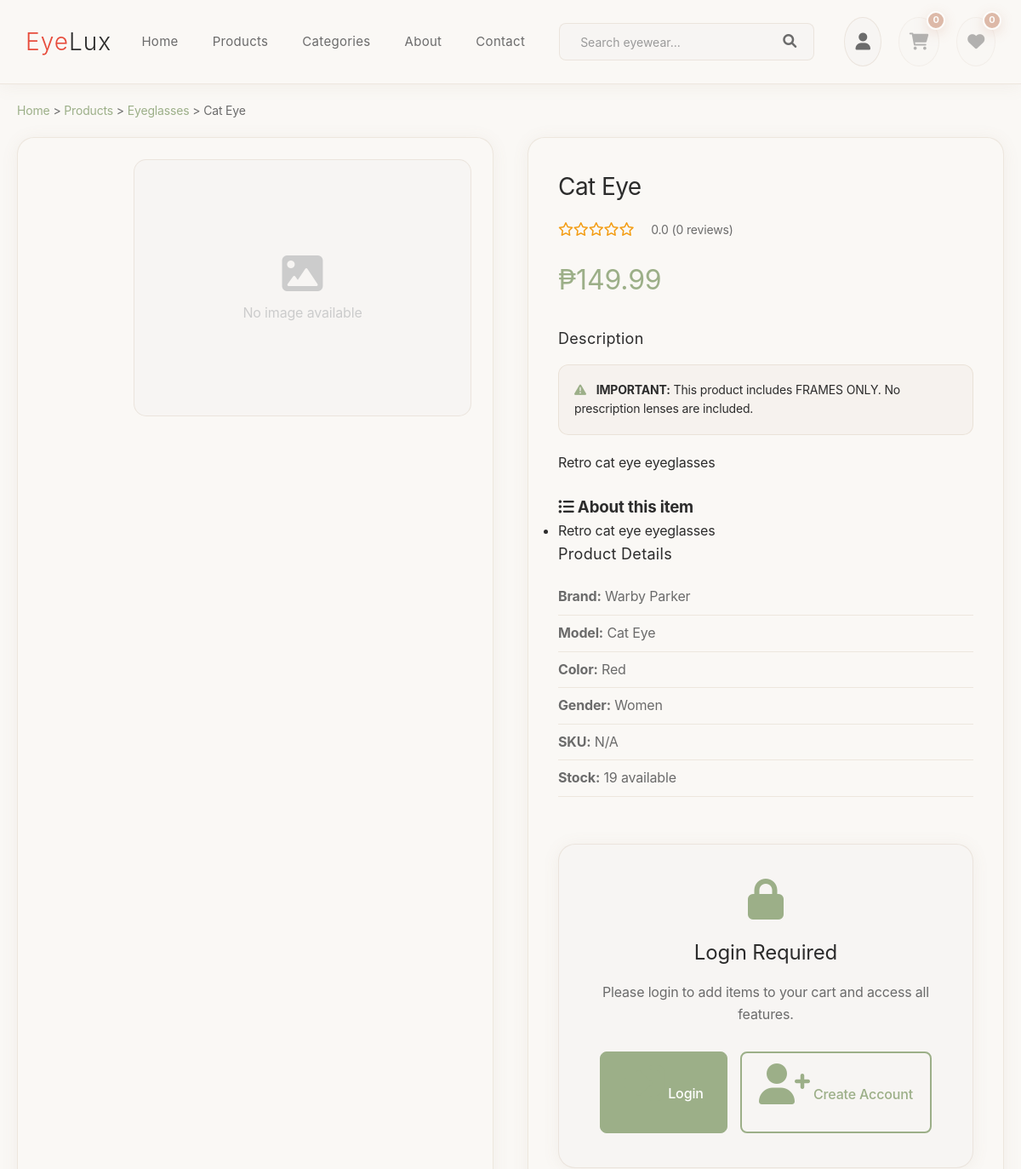
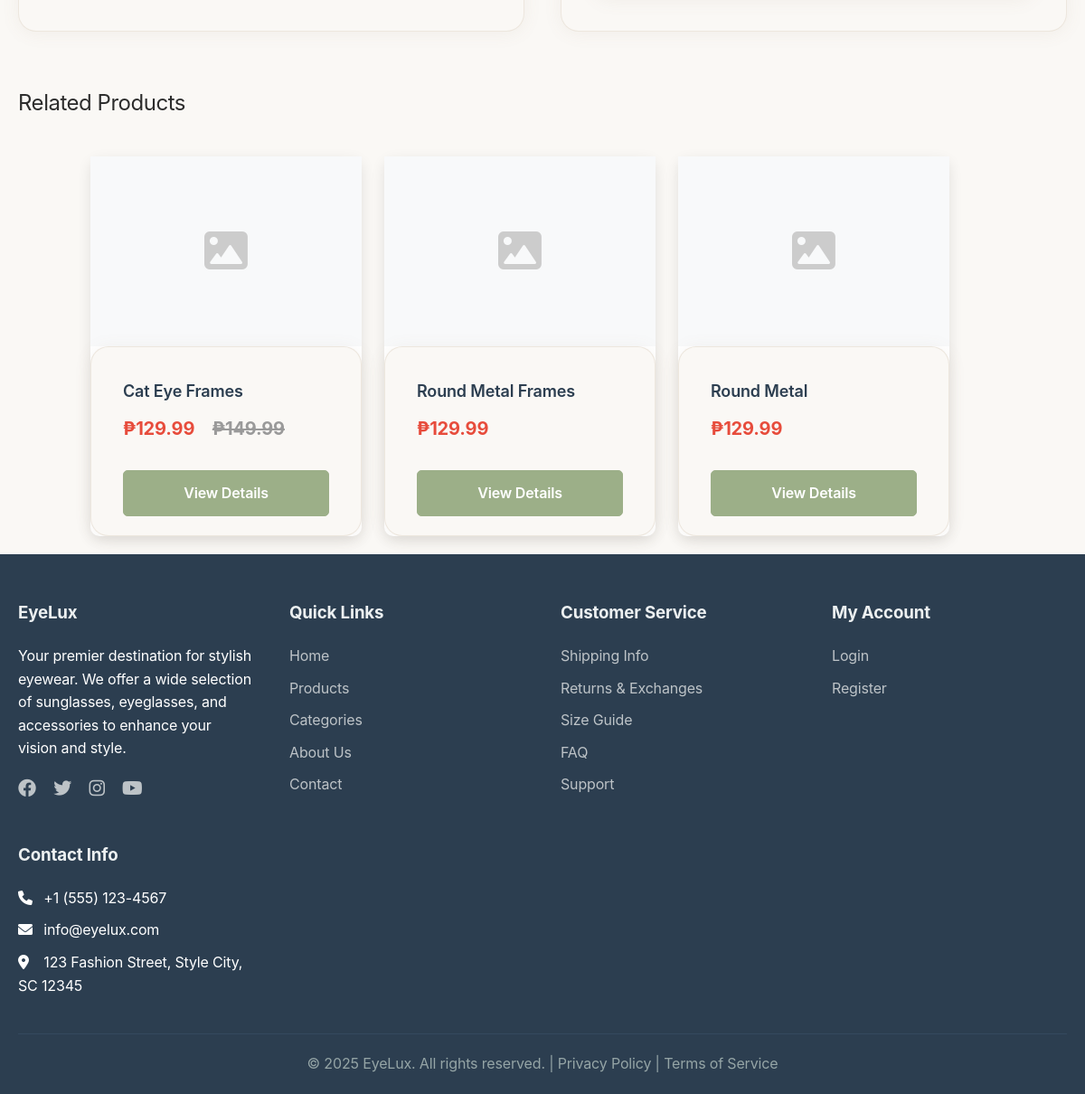
The page /product.php?id=4 on the database its author committed (2 pictures, top to bottom).
### tables this page shows
CREATE TABLE `products` (
  `product_id` int(11) NOT NULL AUTO_INCREMENT,
  `category_id` int(11) DEFAULT NULL,
  `product_name` varchar(255) NOT NULL,
  `description` text DEFAULT NULL,
  `price` decimal(10,2) NOT NULL,
  `sale_price` decimal(10,2) DEFAULT NULL,
  `stock_quantity` int(11) DEFAULT 0,
  `sku` varchar(50) DEFAULT NULL,
  `brand` varchar(100) DEFAULT NULL,
  `model` varchar(100) DEFAULT NULL,
  `color` varchar(50) DEFAULT NULL,
  `size` varchar(20) DEFAULT NULL,
  `material` varchar(100) DEFAULT NULL,
  `gender` enum('unisex','men','women','kids') DEFAULT NULL,
  `image_url` varchar(255) DEFAULT NULL,
  `additional_images` longtext DEFAULT NULL CHECK (json_valid(`additional_images`)),
  `specifications` longtext DEFAULT NULL CHECK (json_valid(`specifications`)),
  `is_featured` tinyint(1) DEFAULT 0,
  `is_new_arrival` tinyint(1) DEFAULT 0,
  `rating` decimal(3,2) DEFAULT 0.00,
  `review_count` int(11) DEFAULT 0,
  `sales_count` int(11) DEFAULT 0,
  `created_at` timestamp NOT NULL DEFAULT current_timestamp(),
  `updated_at` timestamp NOT NULL DEFAULT current_timestamp() ON UPDATE current_timestamp(),
  `is_active` tinyint(1) DEFAULT 1,
  PRIMARY KEY (`product_id`),
  UNIQUE KEY `sku` (`sku`),
  KEY `idx_products_category` (`category_id`),
  KEY `idx_products_featured` (`is_featured`),
  KEY `idx_products_price` (`price`),
  KEY `idx_products_new_arrival` (`is_new_arrival`),
  KEY `idx_products_rating` (`rating`),
  KEY `idx_products_active` (`is_active`),
  CONSTRAINT `products_ibfk_1` FOREIGN KEY (`category_id`) REFERENCES `categories` (`category_id`)
);

CREATE TABLE `categories` (
  `category_id` int(11) NOT NULL AUTO_INCREMENT,
  `category_name` varchar(100) NOT NULL,
  `description` text DEFAULT NULL,
  `image_url` varchar(255) DEFAULT NULL,
  `created_at` timestamp NOT NULL DEFAULT current_timestamp(),
  `is_active` tinyint(1) DEFAULT 1,
  PRIMARY KEY (`category_id`)
);

### includes/database.php (called while the page is built, shortened)
<?php
class Database {
    private static $instance = null;
    private $pdo;
    private function __construct() {
        try {
            $dsn = "mysql:host=" . DB_HOST . ";dbname=" . DB_NAME . ";charset=utf8mb4";
            $this->pdo = new PDO($dsn, DB_USER, DB_PASS);
            $this->pdo->setAttribute(PDO::ATTR_ERRMODE, PDO::ERRMODE_EXCEPTION);
            $this->pdo->setAttribute(PDO::ATTR_DEFAULT_FETCH_MODE, PDO::FETCH_ASSOC);
            $this->pdo->setAttribute(PDO::ATTR_EMULATE_PREPARES, false);
        } catch (PDOException $e) {
            die("Database connection failed: " . $e->getMessage());
        }
    }
    public static function getInstance() {
        if (self::$instance === null) {
            self::$instance = new self();
        }
        return self::$instance;
    }
    public function query($sql, $params = []) {
        try {
            $stmt = $this->pdo->prepare($sql);
            $stmt->execute($params);
            return $stmt;
        } catch (PDOException $e) {
            throw new Exception("Database query failed: " . $e->getMessage());
        }
    }
    public function fetchOne($sql, $params = []) {
        $stmt = $this->query($sql, $params);
        return $stmt->fetch();
    }
    public function fetchAll($sql, $params = []) {
        $stmt = $this->query($sql, $params);
        return $stmt->fetchAll();
    }
}
?>

### includes/functions.php (called while the page is built, shortened)
<?php
require_once 'includes/database.php';
function formatPrice($price) {
    return '₱' . number_format($price, 2);
}
function getProductById($product_id) {
    $db = Database::getInstance();
    return $db->fetchOne("SELECT p.*, c.category_name FROM products p
                         LEFT JOIN categories c ON p.category_id = c.category_id
                         WHERE p.product_id = ? AND p.is_active = 1", [$product_id]);
}
function isLoggedIn() {
    return isset($_SESSION['user_id']) && !empty($_SESSION['user_id']);
}
?>

### product.php (the view, shortened to what this page needs)
<?php
require_once 'includes/header.php';
$product_id = (int)($_GET['id'] ?? 0);
$product = getProductById($product_id);
$db = Database::getInstance();
$related_products = $db->fetchAll(
    "SELECT * FROM products WHERE category_id = ? AND product_id != ? AND is_active = 1 ORDER BY RAND() LIMIT 4",
    [$product['category_id'], $product_id]
);
$avg_rating = $db->fetchOne(
    "SELECT AVG(rating) as avg_rating, COUNT(*) as review_count FROM reviews WHERE product_id = ?",
    [$product_id]
);
?>
<main>
    <div class="container">
        <div class="product-detail-page">
            <nav class="breadcrumb">
                <a href="index.php">Home</a> >
                <a href="products.php">Products</a> >
                <a href="products.php?category=<?php echo $product['category_id']; ?>"><?php echo htmlspecialchars($product['category_name']); ?></a> >
                <span><?php echo htmlspecialchars($product['product_name']); ?></span>
            </nav>
            <div class="product-detail-layout">
                <div class="product-images">
                    <div class="images-layout">
                        <?php
                        $allThumbs = [];
                        ?>
                        <div class="main-image zoomable" id="main-image-container">
                            <?php if ($product['image_url']): ?>
                                <img src="<?php echo htmlspecialchars($product['image_url']); ?>"
                                     alt="<?php echo htmlspecialchars($product['product_name']); ?>"
                                     id="main-product-image">
                                <div class="main-view-badge" id="main-view-badge"><?php echo htmlspecialchars($allThumbs[0]['label'] ?? ''); ?></div>
                            <?php else: ?>
                                <div class="no-image">
                                    <i class="fas fa-image"></i>
                                    <p>No image available</p>
                                </div>
                            <?php endif; ?>
                        </div>
                    </div>
                </div>
                <div class="product-info">
                    <h1 class="product-title"><?php echo htmlspecialchars($product['product_name']); ?></h1>
                    <div class="product-rating">
                        <div class="stars">
                            <?php
                            $rating = $avg_rating['avg_rating'] ?? 0;
                            for ($i = 1; $i <= 5; $i++) {
                                if ($i <= $rating) {
                                    echo '<i class="fas fa-star"></i>';
                                } elseif ($i - 0.5 <= $rating) {
                                    echo '<i class="fas fa-star-half-alt"></i>';
                                } else {
                                    echo '<i class="far fa-star"></i>';
                                }
                            }
                            ?>
                        </div>
                        <span class="rating-text">
                            <?php echo number_format($rating, 1); ?>
                            (<?php echo $avg_rating['review_count'] ?? 0; ?> reviews)
                        </span>
                    </div>
                    <div class="product-price">
                        <?php if ($product['sale_price'] && $product['sale_price'] < $product['price']): ?>
                            <span class="current-price"><?php echo formatPrice($product['sale_price']); ?></span>
                            <span class="original-price"><?php echo formatPrice($product['price']); ?></span>
                            <span class="discount">Save <?php echo calculateDiscountPercentage($product['price'], $product['sale_price']); ?>%</span>
                        <?php else: ?>
                            <span class="current-price"><?php echo formatPrice($product['price']); ?></span>
                        <?php endif; ?>
                    </div>
                    <div class="product-description">
                        <h3>Description</h3>
                        <div class="frames-only-notice">
                            <i class="fas fa-exclamation-triangle"></i>
                            <strong>IMPORTANT:</strong> This product includes FRAMES ONLY. No prescription lenses are included.
                        </div>
                        <p><?php echo nl2br(htmlspecialchars($product['description'])); ?></p>
                    </div>
                    <?php
                        $rawDesc = trim((string)($product['description'] ?? ''));
                        $points = [];
                        if ($rawDesc !== '') {
                            $parts = preg_split("/(\r?\n|\.\s+|•|\-|\x{2022})/u", $rawDesc);
                            if (is_array($parts)) foreach ($parts as $part) {
                                $part = trim($part);
                                if (strlen($part) >= 8) { $points[] = $part; }
                            }
                        }
                    ?>
                    <section class="about-item">
                        <h3><i class="fas fa-list-ul"></i> About this item</h3>
                        <ul class="about-list">
                            <?php foreach ($points as $pt): ?>
                                <li><?php echo htmlspecialchars($pt); ?></li>
                            <?php endforeach; ?>
                        </ul>
                    </section>
                    <div class="product-details">
                        <h3>Product Details</h3>
                        <ul>
                            <?php if ($product['brand']): ?>
                                <li><strong>Brand:</strong> <?php echo htmlspecialchars($product['brand']); ?></li>
                            <?php endif; ?>
                            <?php if ($product['model']): ?>
                                <li><strong>Model:</strong> <?php echo htmlspecialchars($product['model']); ?></li>
                            <?php endif; ?>
                            <?php if ($product['color']): ?>
                                <li><strong>Color:</strong> <?php echo htmlspecialchars($product['color']); ?></li>
                            <?php endif; ?>
                            <?php if ($product['gender']): ?>
                                <li><strong>Gender:</strong> <?php echo ucfirst($product['gender']); ?></li>
                            <?php endif; ?>
                            <li><strong>SKU:</strong> <?php echo htmlspecialchars($product['sku'] ?? 'N/A'); ?></li>
                            <li><strong>Stock:</strong> <?php echo $product['stock_quantity']; ?> available</li>
                        </ul>
                    </div>
                    <?php if ($product['stock_quantity'] > 0): ?>
                        <?php if (isLoggedIn()): ?>
                        <div class="add-to-cart-form">
                            <div class="quantity-selector">
                                <label for="quantity">Quantity:</label>
                                <div class="quantity-controls">
                                    <button type="button" onclick="decreaseQuantity()">-</button>
                                    <input type="number" id="quantity" name="quantity" value="1" min="1" max="<?php echo $product['stock_quantity']; ?>">
                                    <button type="button" onclick="increaseQuantity()">+</button>
                                </div>
                            </div>
                            <button type="button" class="btn btn-primary add-to-cart-btn" onclick="addToCartAjax(<?php echo $product_id; ?>, document.getElementById('quantity').value)">
                                <i class="fas fa-shopping-cart"></i> Add to Cart
                            </button>
                            <button type="button" class="btn btn-outline wishlist-btn" onclick="addToWishlistAjax(<?php echo $product_id; ?>)">
                                <i class="fas fa-heart"></i> Add to Wishlist
                            </button>
                        </div>
                        <?php else: ?>
                        <div class="login-required">
                            <div class="login-prompt">
                                <i class="fas fa-lock"></i>
                                <h3>Login Required</h3>
                                <p>Please login to add items to your cart and access all features.</p>
                                <div class="login-actions">
                                    <a href="login.php?redirect=product.php?id=<?php echo $product_id; ?>" class="btn btn-primary">
                                        <i class="fas fa-sign-in-alt"></i> Login
                                    </a>
                                    <a href="register.php" class="btn btn-outline">
                                        <i class="fas fa-user-plus"></i> Create Account
                                    </a>
                                </div>
                            </div>
                        </div>
                        <?php endif; ?>
                    <?php endif; ?>
                </div>
            </div>
            <?php if (!empty($related_products)): ?>
            <section class="related-products">
                <h2>Related Products</h2>
                <div class="product-grid">
                    <?php foreach ($related_products as $related): ?>
                    <div class="product-card">
                        <div class="product-image">
                            <a href="product.php?id=<?php echo $related['product_id']; ?>">
                                <?php if ($related['image_url']): ?>
                                    <img src="<?php echo htmlspecialchars($related['image_url']); ?>"
                                         alt="<?php echo htmlspecialchars($related['product_name']); ?>">
                                <?php else: ?>
                                    <i class="fas fa-image" style="font-size: 48px; color: #ccc;"></i>
                                <?php endif; ?>
                            </a>
                        </div>
                        <div class="product-info">
                            <h3 class="product-name">
                                <a href="product.php?id=<?php echo $related['product_id']; ?>">
                                    <?php echo htmlspecialchars($related['product_name']); ?>
                                </a>
                            </h3>
                            <div class="product-price">
                                <?php if ($related['sale_price'] && $related['sale_price'] < $related['price']): ?>
                                    <span class="sale-price"><?php echo formatPrice($related['sale_price']); ?></span>
                                    <span class="original-price"><?php echo formatPrice($related['price']); ?></span>
                                <?php else: ?>
                                    <?php echo formatPrice($related['price']); ?>
                                <?php endif; ?>
                            </div>
                            <a href="product.php?id=<?php echo $related['product_id']; ?>"
                               class="btn btn-primary">View Details</a>
                        </div>
                    </div>
                    <?php endforeach; ?>
                </div>
            </section>
            <?php endif; ?>
        </div>
    </div>
</main>
<?php require_once 'includes/footer.php'; ?>

### rows shown on the page
products: category.category_name "Eyeglasses", product_name "Cat Eye", price "₱149.99", description "Retro cat eye eyeglasses", brand "Warby Parker", model "Cat Eye", color "Red", gender "Women", sku "N/A", stock_quantity "19"
products: product_name "Cat Eye Frames", sale_price "₱129.99", price "₱149.99"
products: product_name "Round Metal Frames", price "₱129.99"
products: product_name "Round Metal", price "₱129.99"

### other values the page prints
$rating "0.0"
$avg_rating['review_count'] "0"
$pt "Retro cat eye eyeglasses"
